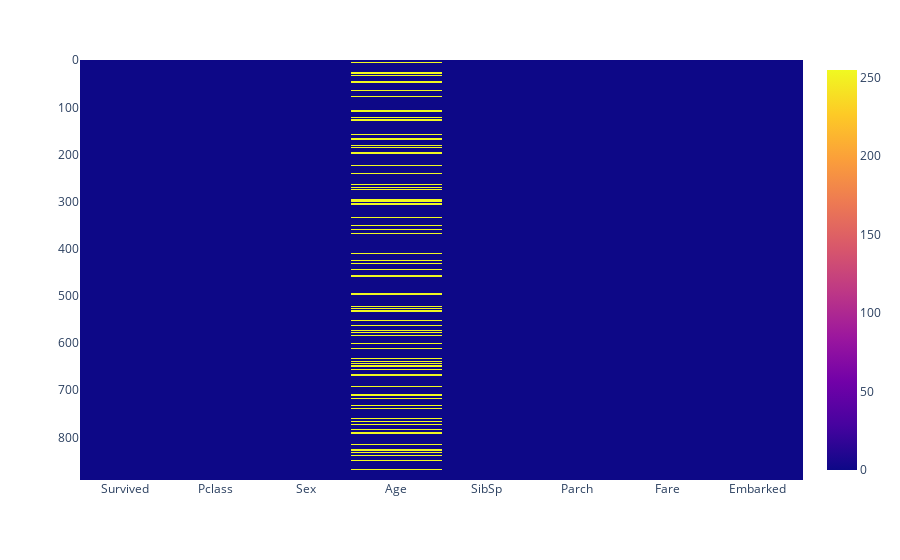

Notebook code cell kept with this figure:
### Code cell
# Handling Missing Value:
print("Total missing values in Age Variable", titanic_cleaned.Age.isnull().sum())
px.imshow(titanic_cleaned.isnull())

### Figure 1 — Plotly figure (JSON) as saved in the notebook; plotly's stock layout.template omitted (floating-point values rounded to 4 significant figures; data arrays with more than 128 entries replaced by an {"elided": "..."} marker saying what was removed)
{"data": [{"coloraxis": "coloraxis", "hovertemplate": "x: %{x}<br>y: %{y}<br>color: %{z}<extra></extra>", "name": "0", "type": "heatmap", "x": ["Survived", "Pclass", "Sex", "Age", "SibSp", "Parch", "Fare", "Embarked"], "xaxis": "x", "y": {"elided": "886 int values"}, "yaxis": "y", "z": {"elided": "886x8 int values"}}], "layout": {"coloraxis": {"colorscale": [[0, "#0d0887"], [0.1111, "#46039f"], [0.2222, "#7201a8"], [0.3333, "#9c179e"], [0.4444, "#bd3786"], [0.5556, "#d8576b"], [0.6667, "#ed7953"], [0.7778, "#fb9f3a"], [0.8889, "#fdca26"], [1, "#f0f921"]]}, "margin": {"t": 60}, "xaxis": {"anchor": "y", "constrain": "domain", "domain": [0, 1], "scaleanchor": "y"}, "yaxis": {"anchor": "x", "autorange": "reversed", "constrain": "domain", "domain": [0, 1]}}}
